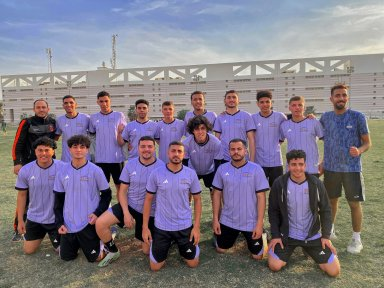
#> input picture Labs/Lab_7/MET.jpg, 384 x 288 px
$ python laplacian_sharpening.py
#> lines starting #> are read from the running program, lines starting #| are printed output that depends on the picture
import matplotlib.pyplot as plt
import numpy as np
import cv2

img = cv2.imread('MET.jpg', cv2.IMREAD_GRAYSCALE)
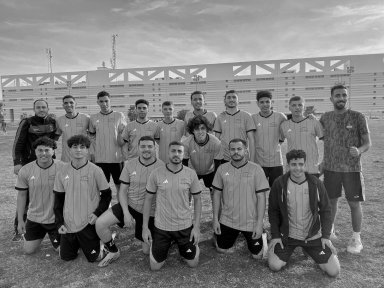
#> img: shape (288, 384); min 0, max 245, mean 124.9

l_edge = cv2.filter2D(img, -1, np.array(
    [
        [0, -1, 0],
        [-1, 4, -1],
        [0, -1, 0]
    ], dtype=np.float32
))
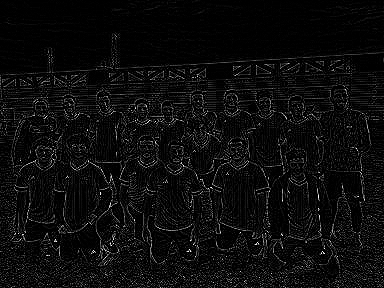
#> l_edge: shape (288, 384); min 0, max 255, mean 12.7

l_sharpen = cv2.filter2D(img, -1, np.array(
    [
        [0, 1, 0],
        [1, -4, 1],
        [0, 1, 0]
    ], dtype=np.float32
))
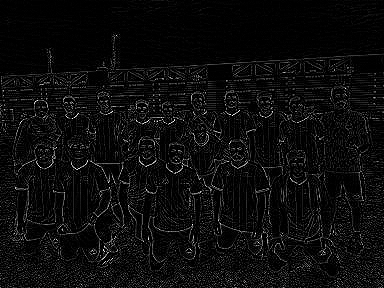
#> l_sharpen: shape (288, 384); min 0, max 255, mean 12.7

sharpen = cv2.add(img, -l_sharpen)
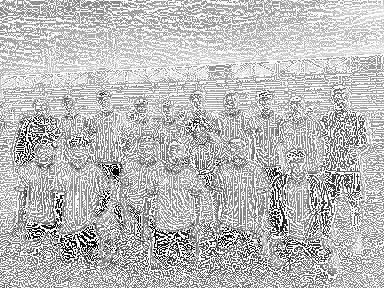
#> sharpen: shape (288, 384); min 0, max 255, mean 190.3

plt.figure(figsize=(12, 8))

plt.subplot(2, 2, 1)
plt.imshow(img, cmap='gray')
plt.title('original image')
plt.axis('off')

plt.subplot(2, 2, 2)
plt.imshow(l_edge, cmap='gray')
plt.title('laplacian with center +4 image')
plt.axis('off')

plt.subplot(2, 2, 3)
plt.imshow(l_sharpen, cmap='gray')
plt.title('laplacian with center -4 image')
plt.axis('off')

plt.subplot(2, 2, 4)
plt.imshow(sharpen, cmap='gray')
plt.title('sharpened image')
plt.axis('off')

plt.show()
